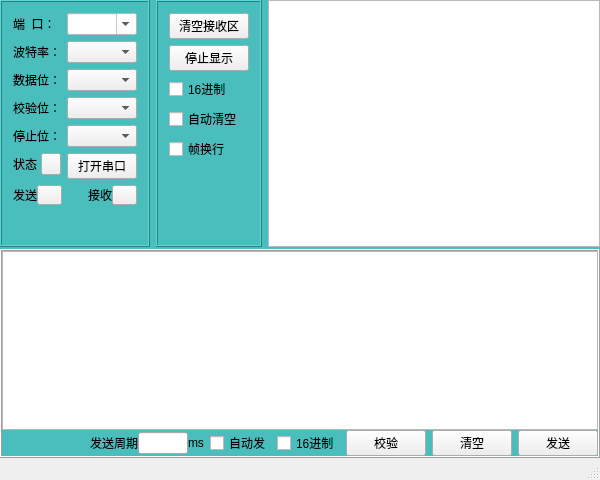
<?xml version="1.0" encoding="UTF-8"?>
<ui version="4.0">
 <class>MainWindow</class>
 <widget class="QMainWindow" name="MainWindow">
  <property name="geometry">
   <rect>
    <x>0</x>
    <y>0</y>
    <width>600</width>
    <height>480</height>
   </rect>
  </property>
  <property name="minimumSize">
   <size>
    <width>600</width>
    <height>480</height>
   </size>
  </property>
  <property name="windowTitle">
   <string>MainWindow</string>
  </property>
  <widget class="QWidget" name="centralWidget">
   <property name="styleSheet">
    <string notr="true">QWidget#centralWidget
{
background-color: rgb(74, 189, 189);
}
</string>
   </property>
   <layout class="QVBoxLayout" name="verticalLayout_4">
    <property name="spacing">
     <number>2</number>
    </property>
    <property name="leftMargin">
     <number>0</number>
    </property>
    <property name="topMargin">
     <number>0</number>
    </property>
    <property name="rightMargin">
     <number>0</number>
    </property>
    <property name="bottomMargin">
     <number>0</number>
    </property>
    <item>
     <layout class="QHBoxLayout" name="horizontalLayout_3">
      <item>
       <widget class="QFrame" name="frame">
        <property name="maximumSize">
         <size>
          <width>150</width>
          <height>16777215</height>
         </size>
        </property>
        <property name="styleSheet">
         <string notr="true">QFrame#frame
{
background-color: rgb(74, 189, 189);
}


</string>
        </property>
        <property name="frameShape">
         <enum>QFrame::Box</enum>
        </property>
        <property name="frameShadow">
         <enum>QFrame::Raised</enum>
        </property>
        <layout class="QVBoxLayout" name="verticalLayout">
         <item>
          <layout class="QFormLayout" name="formLayout">
           <item row="0" column="0">
            <widget class="QLabel" name="label">
             <property name="text">
              <string>端  口：</string>
             </property>
            </widget>
           </item>
           <item row="0" column="1">
            <widget class="QComboBox" name="comboBox_Name">
             <property name="styleSheet">
              <string notr="true">background-color: rgb(255, 255, 255);</string>
             </property>
             <property name="editable">
              <bool>true</bool>
             </property>
            </widget>
           </item>
           <item row="1" column="0">
            <widget class="QLabel" name="label_2">
             <property name="text">
              <string>波特率：</string>
             </property>
            </widget>
           </item>
           <item row="1" column="1">
            <widget class="QComboBox" name="comboBox_BaudRate"/>
           </item>
           <item row="2" column="0">
            <widget class="QLabel" name="label_3">
             <property name="text">
              <string>数据位：</string>
             </property>
            </widget>
           </item>
           <item row="2" column="1">
            <widget class="QComboBox" name="comboBox_DataBits"/>
           </item>
           <item row="3" column="0">
            <widget class="QLabel" name="label_4">
             <property name="text">
              <string>校验位：</string>
             </property>
            </widget>
           </item>
           <item row="3" column="1">
            <widget class="QComboBox" name="comboBox_Parity"/>
           </item>
           <item row="4" column="0">
            <widget class="QLabel" name="label_5">
             <property name="text">
              <string>停止位：</string>
             </property>
            </widget>
           </item>
           <item row="4" column="1">
            <widget class="QComboBox" name="comboBox_StopBits"/>
           </item>
           <item row="5" column="0">
            <layout class="QHBoxLayout" name="horizontalLayout">
             <property name="spacing">
              <number>0</number>
             </property>
             <item>
              <widget class="QLabel" name="label_6">
               <property name="text">
                <string>状态</string>
               </property>
              </widget>
             </item>
             <item>
              <spacer name="horizontalSpacer_2">
               <property name="orientation">
                <enum>Qt::Horizontal</enum>
               </property>
               <property name="sizeHint" stdset="0">
                <size>
                 <width>40</width>
                 <height>20</height>
                </size>
               </property>
              </spacer>
             </item>
             <item>
              <widget class="QPushButton" name="BtnLightStatue">
               <property name="minimumSize">
                <size>
                 <width>20</width>
                 <height>20</height>
                </size>
               </property>
               <property name="maximumSize">
                <size>
                 <width>16777215</width>
                 <height>16777215</height>
                </size>
               </property>
               <property name="styleSheet">
                <string notr="true">QPushButton{border-image:url(:/lightGrayDown.png);}
QPushButton:hover{border-image:url(:/lightGrayDown.png);}
QPushButton:pressed{border-image:url(:/lightGrayDown.png)}</string>
               </property>
               <property name="text">
                <string/>
               </property>
               <property name="iconSize">
                <size>
                 <width>40</width>
                 <height>40</height>
                </size>
               </property>
              </widget>
             </item>
            </layout>
           </item>
           <item row="5" column="1">
            <widget class="QPushButton" name="BtnOpenCOM">
             <property name="text">
              <string>打开串口</string>
             </property>
            </widget>
           </item>
          </layout>
         </item>
         <item>
          <layout class="QHBoxLayout" name="horizontalLayout_2">
           <property name="spacing">
            <number>0</number>
           </property>
           <item>
            <widget class="QLabel" name="label_7">
             <property name="text">
              <string>发送</string>
             </property>
            </widget>
           </item>
           <item>
            <widget class="QPushButton" name="BtnLightSend">
             <property name="minimumSize">
              <size>
               <width>20</width>
               <height>20</height>
              </size>
             </property>
             <property name="styleSheet">
              <string notr="true">QPushButton{border-image:url(:/lightGrayDown.png);}
QPushButton:hover{border-image:url(:/lightGrayDown.png);}
QPushButton:pressed{border-image:url(:/lightGrayDown.png)}</string>
             </property>
             <property name="text">
              <string/>
             </property>
            </widget>
           </item>
           <item>
            <spacer name="horizontalSpacer">
             <property name="orientation">
              <enum>Qt::Horizontal</enum>
             </property>
             <property name="sizeHint" stdset="0">
              <size>
               <width>40</width>
               <height>20</height>
              </size>
             </property>
            </spacer>
           </item>
           <item>
            <widget class="QLabel" name="label_8">
             <property name="text">
              <string>接收</string>
             </property>
            </widget>
           </item>
           <item>
            <widget class="QPushButton" name="BtnLightRecv">
             <property name="minimumSize">
              <size>
               <width>20</width>
               <height>20</height>
              </size>
             </property>
             <property name="styleSheet">
              <string notr="true">QPushButton{border-image:url(:/lightGrayDown.png);}
QPushButton:hover{border-image:url(:/lightGrayDown.png);}
QPushButton:pressed{border-image:url(:/lightGrayDown.png)}</string>
             </property>
             <property name="text">
              <string/>
             </property>
            </widget>
           </item>
          </layout>
         </item>
         <item>
          <spacer name="verticalSpacer">
           <property name="orientation">
            <enum>Qt::Vertical</enum>
           </property>
           <property name="sizeHint" stdset="0">
            <size>
             <width>20</width>
             <height>40</height>
            </size>
           </property>
          </spacer>
         </item>
        </layout>
       </widget>
      </item>
      <item>
       <widget class="QFrame" name="frame_3">
        <property name="styleSheet">
         <string notr="true">QFrame#frame_3
{
background-color: rgb(74, 189, 189);
}
</string>
        </property>
        <property name="frameShape">
         <enum>QFrame::Box</enum>
        </property>
        <property name="frameShadow">
         <enum>QFrame::Raised</enum>
        </property>
        <layout class="QVBoxLayout" name="verticalLayout_2">
         <item>
          <widget class="QPushButton" name="BtnClearRecv">
           <property name="text">
            <string>清空接收区</string>
           </property>
          </widget>
         </item>
         <item>
          <widget class="QPushButton" name="BtnStopShow">
           <property name="text">
            <string>停止显示</string>
           </property>
          </widget>
         </item>
         <item>
          <widget class="QCheckBox" name="checkBox_RecvBy16">
           <property name="text">
            <string>16进制</string>
           </property>
          </widget>
         </item>
         <item>
          <widget class="QCheckBox" name="checkBox_AutoClear">
           <property name="text">
            <string>自动清空</string>
           </property>
          </widget>
         </item>
         <item>
          <widget class="QCheckBox" name="checkBox_ChangeLine">
           <property name="text">
            <string>帧换行</string>
           </property>
          </widget>
         </item>
         <item>
          <spacer name="verticalSpacer_2">
           <property name="orientation">
            <enum>Qt::Vertical</enum>
           </property>
           <property name="sizeHint" stdset="0">
            <size>
             <width>20</width>
             <height>40</height>
            </size>
           </property>
          </spacer>
         </item>
        </layout>
       </widget>
      </item>
      <item>
       <widget class="QTextEdit" name="textEdit_Recv"/>
      </item>
     </layout>
    </item>
    <item>
     <widget class="QFrame" name="frame_2">
      <property name="maximumSize">
       <size>
        <width>16777215</width>
        <height>16777215</height>
       </size>
      </property>
      <property name="frameShape">
       <enum>QFrame::Box</enum>
      </property>
      <property name="frameShadow">
       <enum>QFrame::Raised</enum>
      </property>
      <layout class="QVBoxLayout" name="verticalLayout_3">
       <property name="spacing">
        <number>0</number>
       </property>
       <property name="leftMargin">
        <number>0</number>
       </property>
       <property name="topMargin">
        <number>0</number>
       </property>
       <property name="rightMargin">
        <number>0</number>
       </property>
       <property name="bottomMargin">
        <number>0</number>
       </property>
       <item>
        <widget class="QTextEdit" name="textEdit_Send"/>
       </item>
       <item>
        <layout class="QHBoxLayout" name="horizontalLayout_5">
         <item>
          <layout class="QHBoxLayout" name="horizontalLayout_4">
           <property name="spacing">
            <number>0</number>
           </property>
           <item>
            <spacer name="horizontalSpacer_3">
             <property name="orientation">
              <enum>Qt::Horizontal</enum>
             </property>
             <property name="sizeHint" stdset="0">
              <size>
               <width>40</width>
               <height>20</height>
              </size>
             </property>
            </spacer>
           </item>
           <item>
            <widget class="QLabel" name="label_10">
             <property name="text">
              <string>发送周期</string>
             </property>
            </widget>
           </item>
           <item>
            <widget class="QLineEdit" name="lineEdit_Cycle">
             <property name="maximumSize">
              <size>
               <width>50</width>
               <height>16777215</height>
              </size>
             </property>
            </widget>
           </item>
           <item>
            <widget class="QLabel" name="label_11">
             <property name="text">
              <string>ms</string>
             </property>
            </widget>
           </item>
          </layout>
         </item>
         <item>
          <widget class="QCheckBox" name="checkBox_AutoSend">
           <property name="text">
            <string>自动发</string>
           </property>
          </widget>
         </item>
         <item>
          <widget class="QCheckBox" name="checkBox_SendBy16">
           <property name="text">
            <string>16进制</string>
           </property>
          </widget>
         </item>
         <item>
          <widget class="QPushButton" name="BtnParity">
           <property name="text">
            <string>校验</string>
           </property>
          </widget>
         </item>
         <item>
          <widget class="QPushButton" name="BtnClear">
           <property name="text">
            <string>清空</string>
           </property>
          </widget>
         </item>
         <item>
          <widget class="QPushButton" name="BtnSend_1">
           <property name="text">
            <string>发送</string>
           </property>
          </widget>
         </item>
        </layout>
       </item>
      </layout>
     </widget>
    </item>
   </layout>
  </widget>
  <widget class="QMenuBar" name="menuBar">
   <property name="geometry">
    <rect>
     <x>0</x>
     <y>0</y>
     <width>600</width>
     <height>23</height>
    </rect>
   </property>
  </widget>
  <widget class="QStatusBar" name="statusBar"/>
 </widget>
 <layoutdefault spacing="6" margin="11"/>
 <resources/>
 <connections/>
</ui>
